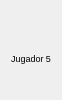
             <widget class="QWidget" name="wd_j5" native="true">
              <property name="sizePolicy">
               <sizepolicy hsizetype="Fixed" vsizetype="Preferred">
                <horstretch>0</horstretch>
                <verstretch>0</verstretch>
               </sizepolicy>
              </property>
              <property name="maximumSize">
               <size>
                <width>60</width>
                <height>16777215</height>
               </size>
              </property>
              <layout class="QVBoxLayout" name="verticalLayout_11">
               <property name="spacing">
                <number>0</number>
               </property>
               <item>
                <layout class="QVBoxLayout" name="ly_j5">
                 <property name="spacing">
                  <number>0</number>
                 </property>
                 <item alignment="Qt::AlignHCenter|Qt::AlignVCenter">
                  <widget class="QLabel" name="icon_j5">
                   <property name="sizePolicy">
                    <sizepolicy hsizetype="Fixed" vsizetype="Fixed">
                     <horstretch>0</horstretch>
                     <verstretch>0</verstretch>
                    </sizepolicy>
                   </property>
                   <property name="maximumSize">
                    <size>
                     <width>30</width>
                     <height>30</height>
                    </size>
                   </property>
                   <property name="text">
                    <string/>
                   </property>
                   <property name="pixmap">
                    <pixmap>../OneDrive/Escritorio/TF_POO_LOS_8_ESCALONES/vista/img/icono_verde.png</pixmap>
                   </property>
                   <property name="scaledContents">
                    <bool>true</bool>
                   </property>
                  </widget>
                 </item>
                 <item alignment="Qt::AlignHCenter|Qt::AlignVCenter">
                  <widget class="QLabel" name="nombre_j5">
                   <property name="maximumSize">
                    <size>
                     <width>16777215</width>
                     <height>14</height>
                    </size>
                   </property>
                   <property name="font">
                    <font>
                     <pointsize>7</pointsize>
                    </font>
                   </property>
                   <property name="text">
                    <string>Jugador 5</string>
                   </property>
                  </widget>
                 </item>
                 <item>
                  <layout class="QHBoxLayout" name="ly_rondas_j5">
                   <item>
                    <widget class="QLabel" name="r1_j5">
                     <property name="sizePolicy">
                      <sizepolicy hsizetype="Fixed" vsizetype="Fixed">
                       <horstretch>0</horstretch>
                       <verstretch>0</verstretch>
                      </sizepolicy>
                     </property>
                     <property name="maximumSize">
                      <size>
                       <width>15</width>
                       <height>15</height>
                      </size>
                     </property>
                     <property name="text">
                      <string/>
                     </property>
                     <property name="pixmap">
                      <pixmap>../OneDrive/Escritorio/TF_POO_LOS_8_ESCALONES/vista/img/vacio.png</pixmap>
                     </property>
                     <property name="scaledContents">
                      <bool>true</bool>
                     </property>
                    </widget>
                   </item>
                   <item>
                    <widget class="QLabel" name="r2_j5">
                     <property name="sizePolicy">
                      <sizepolicy hsizetype="Fixed" vsizetype="Fixed">
                       <horstretch>0</horstretch>
                       <verstretch>0</verstretch>
                      </sizepolicy>
                     </property>
                     <property name="maximumSize">
                      <size>
                       <width>15</width>
                       <height>15</height>
                      </size>
                     </property>
                     <property name="text">
                      <string/>
                     </property>
                     <property name="pixmap">
                      <pixmap>../OneDrive/Escritorio/TF_POO_LOS_8_ESCALONES/vista/img/vacio.png</pixmap>
                     </property>
                     <property name="scaledContents">
                      <bool>true</bool>
                     </property>
                    </widget>
                   </item>
                  </layout>
                 </item>
                </layout>
               </item>
              </layout>
             </widget>
